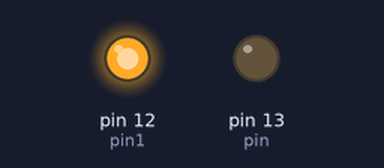
Recording of a sketch running on a simulated Arduino Uno, built with avr-gcc and run on an emulated ATmega328P. On the bench: output pins drawn as LEDs (lit = HIGH). What the sketch prints to the serial monitor is not drawn.

Above: at 0.6 s.
At 17.42 s:
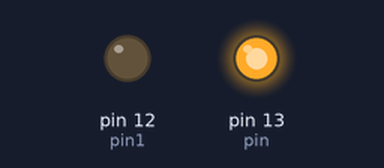
At 36.9 s:
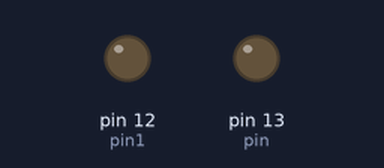
Timing chart, 0 to 40.0 s (numbered marks = the images above):
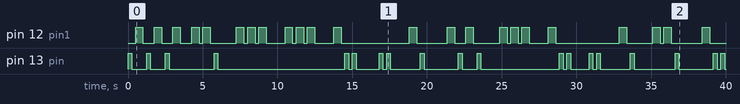

Measured:
- by itself, pin 12 (pin1): LOW → HIGH at 0.50 s, → LOW 0.50 s later, → HIGH 0.75 s later, → LOW 0.50 s later, … (46 changes in this stretch)
- by itself, pin 13 (pin): LOW → HIGH at 0.00 s, → LOW 0.25 s later, → HIGH 1.0 s later, → LOW 0.25 s later, … (38 changes in this stretch)

The sketch:

morse_flash.ino
```cpp
/* Arduino Code for Morse Flasher */

int pin = 13;
int pin1 = 12;

int dash_duration = 500;
int dot_duration = 250;

// Message to be flashed, must be typed in caps
char message[] = "GOOD IN CODING BUILD A MORSE FLASHER";

struct morseTable
{
char text;
String morse;
};

typedef struct morseTable table;
table myTable[36];

//Morse table with all letters and numbers
void createTable(){

myTable[0].text = 'A';  myTable[0].morse  = String(".-");
myTable[1].text = 'B';  myTable[1].morse = String("-...");
myTable[2].text = 'C';  myTable[2].morse = String("-.-.");
myTable[3].text = 'D';  myTable[3].morse = String("-..");
myTable[4].text = 'E';  myTable[4].morse = String(".");
myTable[5].text = 'F';  myTable[5].morse = String("..-.");
myTable[6].text = 'G';  myTable[6].morse = String("--.");
myTable[7].text = 'H';  myTable[7].morse = String("....");
myTable[8].text = 'I';  myTable[8].morse = String("..");
myTable[9].text = 'J';  myTable[9].morse = String(".---");
myTable[10].text = 'K';  myTable[10].morse = String("-.-");
myTable[11].text = 'L';  myTable[11].morse = String(".-..");
myTable[12].text = 'M';  myTable[12].morse = String("--");
myTable[13].text = 'N';  myTable[13].morse = String("-.");
myTable[14].text = 'O';  myTable[14].morse = String("---");
myTable[15].text = 'P';  myTable[15].morse = String(".--.");
myTable[16].text = 'Q';  myTable[16].morse = String("--.-");
myTable[17].text = 'R';  myTable[17].morse = String(".-.");
myTable[18].text = 'S';  myTable[18].morse = String("...");
myTable[19].text = 'T';  myTable[19].morse = String("-");
myTable[20].text = 'U';  myTable[20].morse = String("..-");
myTable[21].text = 'V';  myTable[21].morse = String("...-");
myTable[22].text = 'W';  myTable[22].morse = String(".--");
myTable[23].text = 'X';  myTable[23].morse = String("-..-");
myTable[24].text = 'Y';  myTable[24].morse = String("-.--");
myTable[25].text = 'Z';  myTable[25].morse = String("--..");
myTable[26].text = '0';  myTable[26].morse = String("-----");
myTable[27].text = '1';  myTable[27].morse = String(".----");
myTable[28].text = '2';  myTable[28].morse = String("..---");
myTable[29].text = '3';  myTable[29].morse = String("...--");
myTable[30].text = '4';  myTable[30].morse = String("....-");
myTable[31].text = '5';  myTable[31].morse = String(".....");
myTable[32].text = '6';  myTable[32].morse = String("-....");
myTable[33].text = '7';  myTable[33].morse = String("--...");
myTable[34].text = '8';  myTable[34].morse = String("---..");
myTable[35].text = '9';  myTable[35].morse = String("----.");
}

void dot()
{
  digitalWrite(pin, HIGH);
  delay(dot_duration);
  digitalWrite(pin, LOW);
  delay(250);
}

void dash()
{
  //digitalWrite(pin, HIGH);
  digitalWrite(pin1, HIGH);
  delay(dash_duration);
  //digitalWrite(pin, LOW);
  digitalWrite(pin1,LOW);
  delay(250);
}

//This is the start of the message
void startMessage()
{
    dot();
    dash();
    dot();
    dash();
    dot();
        dash();
    delay(500);
}

//This is the end of the message
void endMessage()
{
    dash();
    dot();
    dot();
    dash();
    dot();
    delay(1000);
}

void setup()
{
  pinMode(pin, OUTPUT);
  pinMode(pin1, OUTPUT);
  //initializing the table of morse code and numbers
  createTable();
  Serial.begin(9600);
}


// Find the index of the letter
int findLetter(char c)
{
    for(int index = 0;  index < 36 ; index++)
    {
        if(myTable[index].text == c)
        {
          return index;
        }
    }
        Serial.print("something wrong \n");
    return -1;
}

// Start flashing the morse after finding the index of the letter
void morseFlasher(int index)
{
  int i = myTable[index].morse.length();
  /**
  Serial.print(myTable[index].morse);
  Serial.print(myTable[index].text);
  Serial.print("    length = ");
  Serial.print(i);
  Serial.print('\n');
  **/
  for(int y = 0; y < i; y++)
  {
    if(myTable[index].morse.charAt(y) == '.')
    {
      dot();
    }
    else
    {
      dash();
    }
  }
  delay(1000);
}

// Main loop, it will find the index of the current letter
// then flash the morse and move on to the next letter in the message
void loop()
{
  int i = 0;
  int index = 0;
  startMessage();

  // move through the string until null character.
  while(message[i] != '\0')
  {
        if(message[i] == ' ')
        {
          delay(300);
        }
        else
        {
      index = findLetter(message[i]);
      if(index != -1)
      {
        morseFlasher(index);
      }
      else
      {
        Serial.println("Error \n");
      }
        }
    i++;
  }

  endMessage();

  Serial.print("Done, idle for 15 seconds \n");
  delay(1000 * 15);
  /**
  while(1)
  {
     delay(500); //Wait here forever
     Serial.print("idling until reset \n");
  }
  **/
}
```
